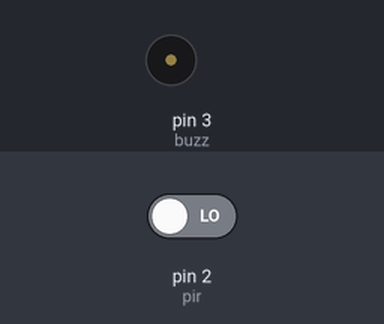
A sketch run on a simulated Arduino Uno, built with avr-gcc and run on an emulated ATmega328P. Shown: buzzer (waves = sounding, pin HIGH). Inputs (shaded band) come from the test bench; at power-on: pin 2 (pir) LOW.

Above: at 2.8 s.
2.9 s: pin 2 (pir) driven HIGH
At 3.05 s:
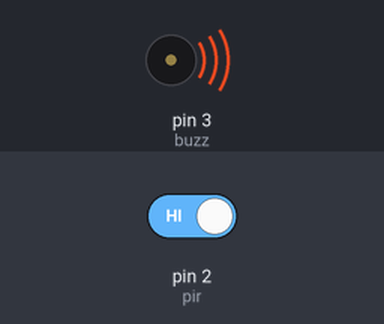
6.4 s: pin 2 (pir) driven LOW
At 7.0 s:
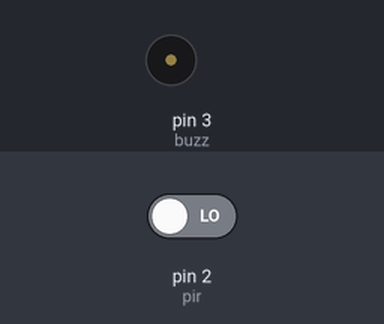
Timing chart, 0 to 9.4 s (numbered marks = the images above; inputs shaded):
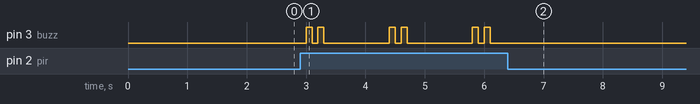

The sketch:

06_PIR.ino
```cpp
const int pir = 2;
const int buzz = 3;

void setup() {
  pinMode(pir, INPUT);
  pinMode(buzz, OUTPUT);
}

void loop() {
  if(digitalRead(pir)) {
    buzzer();
  }
  delay(1000);
}

void buzzer() {
  for(int i=0;i<2;i++) {
    digitalWrite(buzz, HIGH);
    delay(100);
    digitalWrite(buzz, LOW);
    delay(100);
  }
}
```

Measured:
- after the input at 2.9 s, pin 3 (buzz): LOW → HIGH after 0.10 s, then repeats every 1.4 s: LOW 0.10 s, HIGH 0.10 s, LOW 1.1 s, HIGH 0.10 s
- after the input at 6.4 s, pin 3 (buzz): stops changing and stays LOW
